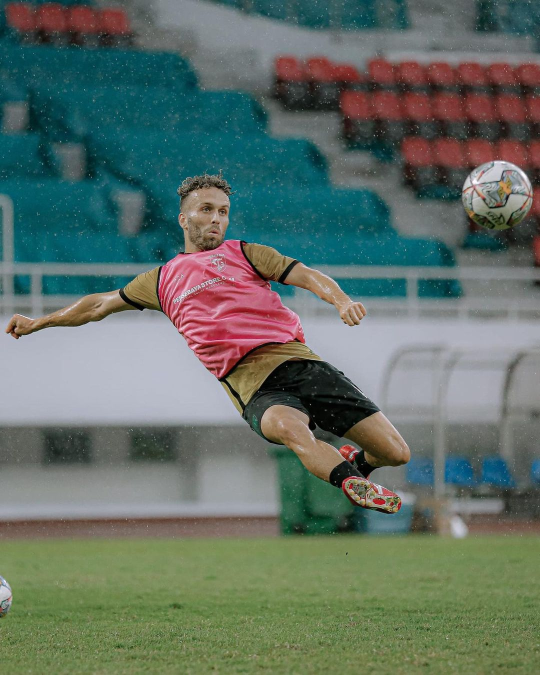
#> input picture zevalente.jpg, 1080 x 1350 px (shown at 1/2 size)
$ python RGBtoBinary.py
#> lines starting #> are read from the running program, lines starting #| are printed output that depends on the picture; after the words box and inside, x2 and y2 are one past the last pixel; in counts of white or black regions, pixels touching at a corner belong together
import cv2
import numpy as np
import matplotlib.pyplot as plt

jpgmentah=cv2.imread('zevalente.jpg')
#> jpgmentah is the input picture: shape (1350, 1080, 3); mean B, G, R 101.6, 111, 96.7
w=int(jpgmentah.shape[1]*50/100)
#> w = 540
h=int(jpgmentah.shape[0]*50/100)
#> h = 675
newdimension=(w,h)
#> newdimension = (540, 675)

resize=cv2.resize(jpgmentah, newdimension, interpolation =cv2.INTER_AREA)
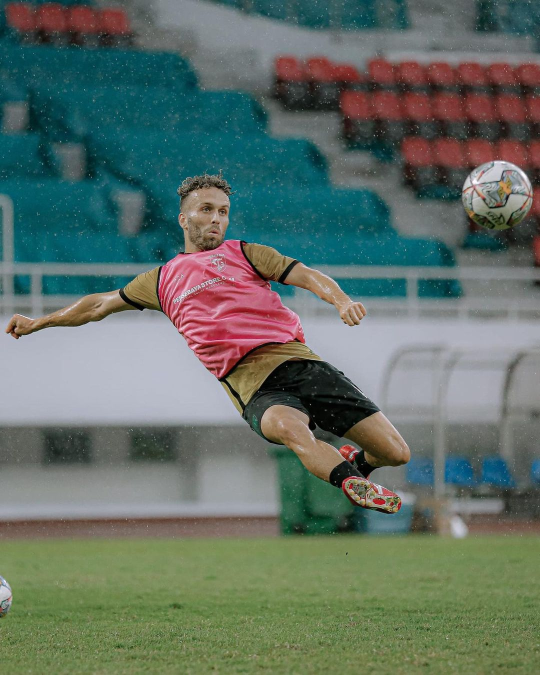
#> resize: shape (675, 540, 3); mean B, G, R 101.7, 111.1, 96.8

#grayscale
imggray=cv2.cvtColor(resize, cv2.COLOR_BGR2GRAY)
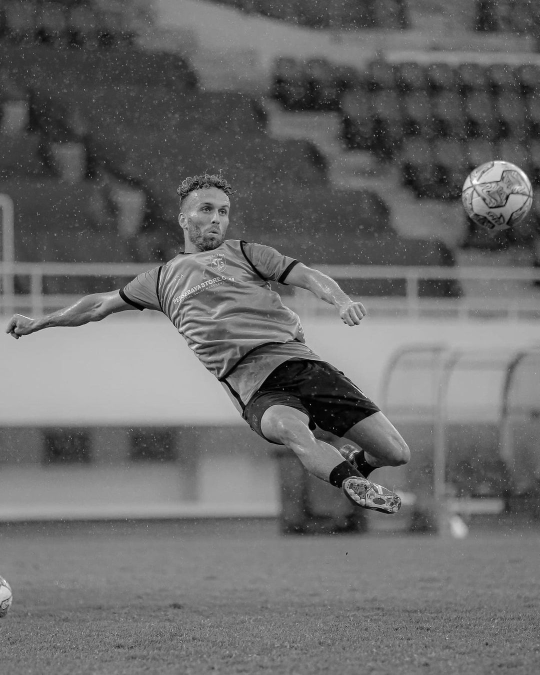
#> imggray: shape (675, 540); min 0, max 254, mean 105.8

#binary
threshold=127
ret, imgbiner=cv2.threshold(imggray,threshold,255,cv2.THRESH_BINARY)
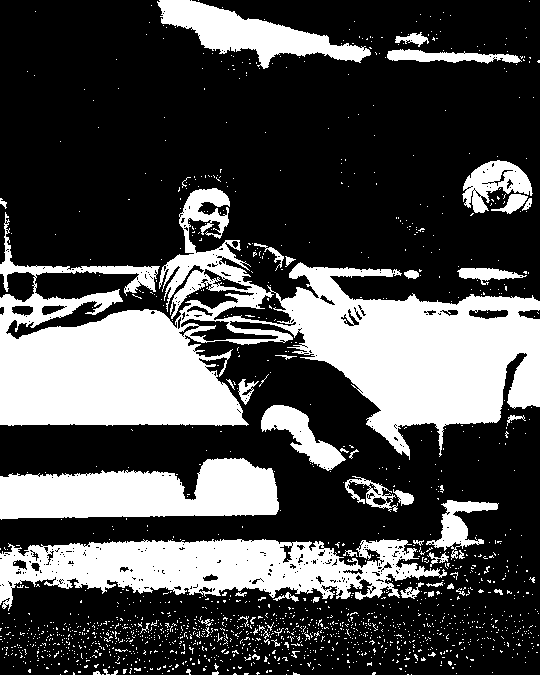
#> imgbiner: shape (675, 540); 30.2% white; 1622 white regions (1573 under 20 px), largest, box (x1, y1, x2, y2) and area: (0, 188, 540, 460) 59925, (0, 539, 447, 611) 17587, (0, 458, 279, 520) 12422
#> ret = 127

cv2.imshow("RGB Image", resize)
cv2.imshow("Grayscale", imggray)
cv2.imshow("Biner", imgbiner)

cv2.waitKey(0)
cv2.destroyAllWindows()

#plt.subplot(131),plt.imshow(imgRGB,cmap = 'gray'),plt.title('Original Image'), plt.axis('off')
#plt.subplot(132),plt.imshow(imgbinary, cmap="gray"),plt.title('Binary'), plt.axis('off')
